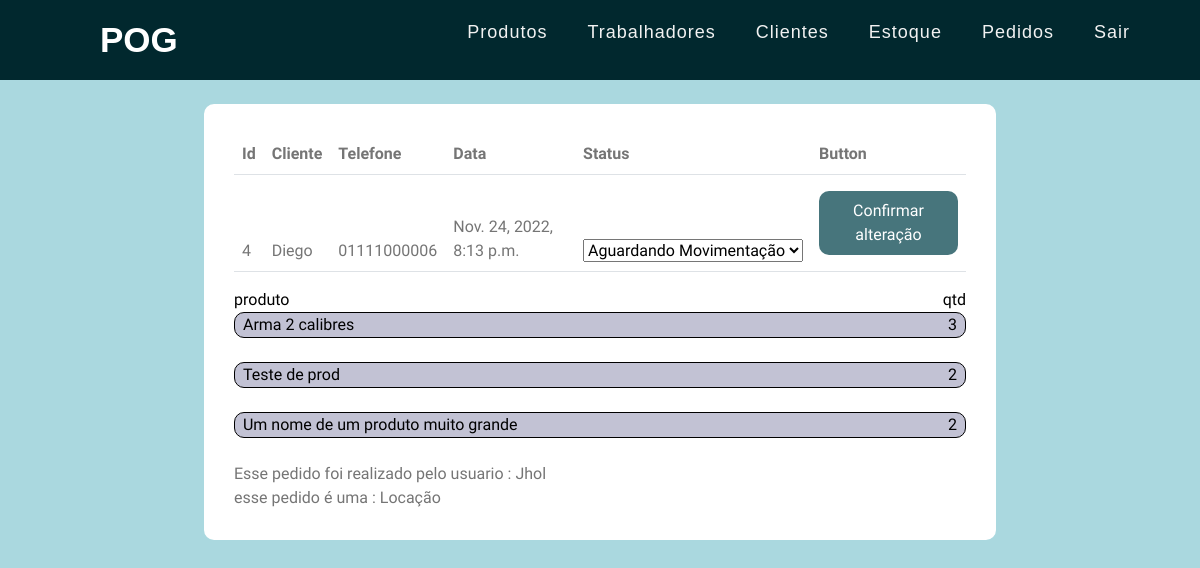
Screenshot of /PedidoNr/4 (signed in) with the database file from the repository.
### pedidos/models.py (models this page shows)
class Pedido(models.Model):
    tp_Pedido = models.IntegerField(null=True) # 1 = Venda 2 = locação
    Cliente = models.ForeignKey(CustomerModel.Customer,on_delete=models.CASCADE,null=True)
    Atendente = models.ForeignKey(WorkerModel.Worker,on_delete=models.CASCADE,null=True)
    Status = models.ForeignKey(Categoria,on_delete=models.CASCADE,null=True)
    data_registro = models.DateTimeField(auto_now_add=True)

class Categoria(models.Model):
    description = models.CharField(max_length=125)

class ProdutoPedido(models.Model):
    pedido = models.ForeignKey(Pedido, on_delete=models.CASCADE)
    produto = models.ForeignKey(ProductModel.Product, on_delete=models.CASCADE)
    quantidade = models.IntegerField(null=False,default=0)

### customer/models.py (models this page shows)
class Customer(models.Model):
    nome = models.CharField(max_length=200)
    last_name = models.CharField(max_length=100)
    cpf = models.CharField(max_length=11)
    PhoneNumber = models.CharField(max_length=13)
    Dt_Nascimento = models.DateField()
    data_registro = models.DateTimeField(auto_now_add=True,null=True)

### product/models.py (models this page shows, shortened)
class Product(models.Model):
    nome = models.CharField(max_length=200)
    data_registro = models.DateTimeField(auto_now_add=True,null=True)

### worker/models.py (models this page shows, shortened)
class Worker(models.Model):
    usuario = models.OneToOneField(User, on_delete=models.CASCADE,
                                   verbose_name='Usuário',null=True)
    cpf = models.CharField(max_length=11)
    PhoneNumber = models.CharField(max_length=13)
    office = models.CharField(max_length=100)
    data_registro = models.DateTimeField(auto_now_add=True,null=True)

### pedidos/views.py (the view, shortened to what this page needs)
# urls.py: path('PedidoNr/<int:pedido_id>',views.GetPedido),
@login_required()
def GetPedido(request,pedido_id):
    Pedido = PedidosModel.Pedido.objects.get(id= pedido_id)
    Categoria = PedidosModel.Categoria.objects.exclude(description=Pedido.Status.description)
    if request.method !='POST':
        ProdutosPedido = PedidosModel.ProdutoPedido.objects.filter(pedido = Pedido)
        if Pedido.Status.description == "Finalizado" or Pedido.Status.description == "Cancelado":
            alternable = False
        else:
            alternable = True
        return render(request,'pedidos/PedidoGerado.html',
        context={
        'Pedido':Pedido,
        'ProdutosPedido':ProdutosPedido,
        'Categoria' :Categoria,
        'IsAlternable' : alternable,
        })

### pedidos/templates/pedidos/PedidoGerado.html (shortened to what this page needs)
{%extends 'base.html'%}
{%block 'conteudo'%}
<div>
    <div class="row justify-content-center">
        <div class="col-md-8">
            <div class="box" style="width:auto">
                <table class="table table-hover">
                    <thead>
                        <th scope="col">Id</td>
                        <th scope="col">Cliente</td>
                        <th scope="col">Telefone</td>
                        <th scope="col">Data</td>
                        <th scope="col">Status</td>
                        {% if  IsAlternable  %}
                            <th scope="col">Button</th>
                        {% endif %}
                        <tr>
                            <td scope="row">{{ Pedido.id }}</td>
                            <td>{{ Pedido.Cliente.nome }}</td>
                            <td>{{ Pedido.Cliente.PhoneNumber}}</td>
                            <td>{{ Pedido.data_registro }}</td>
                                {% if  IsAlternable  %}
                                    <td>
                                        <form id ="form" action="{{ Pedido.id }}" method="post" >
                                            <select name="newStatus"id = "newStatus">
                                                <option value ="{{ Pedido.Status.id }}">{{ Pedido.Status.description }} </option>
                                            </select>
                                    </td>
                                        <td>
                                            <button type="submit"   class="buttonC" >
                                                Confirmar alteração
                                            </button>
                                        </td>
                                {% else %}
                                    <td>{{ Pedido.Status.description }}</td>
                                {% endif %}
                        </tr>
                    </thead>
                </table>
                <div>
                    <div  style = "color:black;text-align: left;float:left;">
                        produto
                    </div>
                    <div style ="color:black;text-align: right;">
                        qtd
                    </div>
                </div>
                {% for produto in ProdutosPedido %}
                    <div style="border-radius: 10px;border: 1px solid black; background-color: rgb(194, 194, 212);">
                        <div style ="color:black;text-align: left;float:left;">
                            &nbsp;&nbsp;{{ produto.produto.nome}}
                        </div>
                        <div style ="color:black;text-align: right;">
                            {{produto.quantidade}}&nbsp;&nbsp;
                        </div>
                    </div>
                    <br/>
                {% endfor %}
                {% if Pedido.Atendente %}
                    Esse pedido foi realizado pelo usuario : {{ Pedido.Atendente.usuario }}
                {% endif %}
                <br>
                <span>
                    esse pedido é uma :
                    {% if Pedido.tp_Pedido == 1 %}
                        Venda
                    {%else%}
                        Locação
                    {%endif%}
                </span>
            </div>
        </div>
    </div>
</div>
{%endblock%}

### rows the page displays
Pedido: id "4", Cliente.nome "Diego", Cliente.PhoneNumber "01111000006", data_registro "Nov. 24, 2022, 8:13 p.m.", newStatus "Aguardando Movimentação", Atendente.usuario "Jhol"
ProdutoPedido: produto.nome "Arma 2 calibres", quantidade "3"
ProdutoPedido: produto.nome "Teste de prod", quantidade "2"
ProdutoPedido: produto.nome "Um nome de um produto muito grande", quantidade "2"
